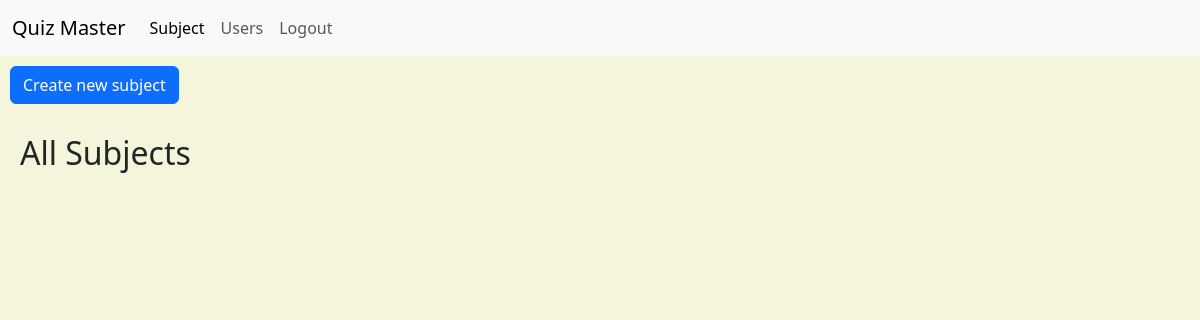
Before: /admin/subjects (signed in) with the older database file.
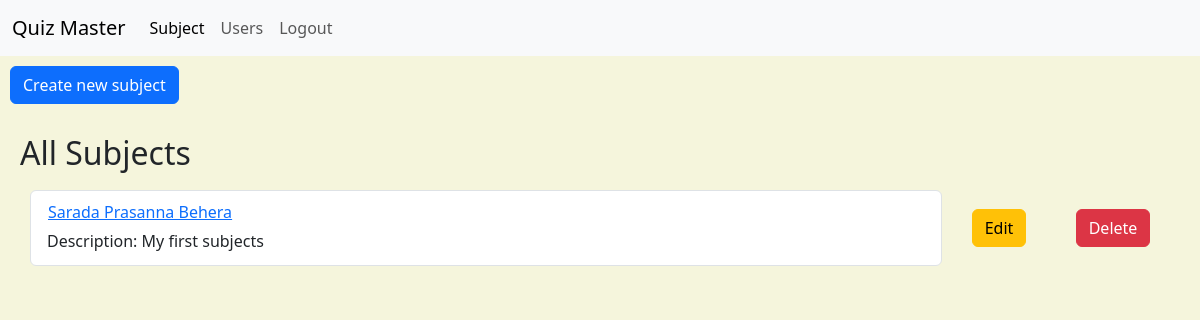
After: the same page with the newer database file.
### models/models.py (models this page shows)
class Subject(db.Model):
    __tablename__ = 'subject'
    id = db.Column(db.Integer, primary_key=True)
    name = db.Column(db.String(100), nullable=False)
    description = db.Column(db.Text)
    chapters = db.relationship('Chapter', backref='subject', lazy=True)

### controllers/admin.py (the view)
@admin_bp.route('/subjects', methods=['GET', 'POST'])
@admin_required
def subjects():
    form = SubjectForm()
    if form.validate_on_submit():
        subject = Subject(name=form.name.data, description=form.description.data)
        db.session.add(subject)
        db.session.commit()
        flash('Subject added successfully', 'success')
        return redirect(url_for('admin.subjects'))
    subjects = Subject.query.all()
    return render_template('admin_subjects.html', subjects=subjects, is_admin=True, form=form)

### controllers/admin.py (called while the page is built)
def admin_required(f):
    @wraps(f)
    def decorated_function(*args, **kwargs):
        if current_user.is_authenticated:
            admin = Admin.query.get(current_user.id)
            if not admin:
                flash('Access denied', 'danger')
                return redirect(url_for('auth.home'))
            else:
                return f(*args, **kwargs)
        else:
            flash('Access denied', 'danger')
            return redirect(url_for('auth.home'))
    return decorated_function

### controllers/auth.py (called while the page is built)
@login_manager.user_loader
def load_user(user_id):
    user = User.query.get(int(user_id))
    if user:
        return user
    return Admin.query.get(int(user_id))

### templates/admin_subjects.html (shortened to what this page needs)
{% extends 'base.html' %}
{% block styles %}
<link rel="stylesheet" href="{{ url_for('static', filename='CSS/admin_subjects.css') }}">
{% endblock %}
{% block content %}
<button type="button" class="btn btn-primary" data-bs-toggle="modal" data-bs-target="#exampleModalCenter" id="addSubject">
    Create new subject
</button>
<div class="viewsubject">
    <h2>All Subjects</h2>
        {% for subject in subjects %}
        <div class="subject">
            <div class="list-group">
                    <a href="{{ url_for('admin.chapters', subject_id=subject.id)}}" class="list-group-item list-group-item-action flex-column align-items-start">
                    <div class="d-flex w-100 justify-content-between">
                        <h1 class="mb-1 btn btn-link" style="padding: 0px !important;">{{ subject.name }}</h1>
                    </div>
                    <p class="mb-1">Description: {{ subject.description }}</p>
                    </a>
            </div>
            <div class="edit">
                <button type="button" class="btn btn-warning"
            data-bs-toggle="modal"
            data-bs-target="#editsubject-{{ subject.id }}">
                    Edit
                </button>
            </div>
            <div class="delete">
                <button type="button" class="btn btn-danger"
            data-bs-toggle="modal"
            data-bs-target="#deletesubject-{{ subject.id }}">
                    Delete
                </button>
            </div>
        </div>
        {% endfor %}
</div>
{% endblock %}

Changed rows visible on the page:
added Subject: name "Sarada Prasanna Behera", description "My first subjects"
